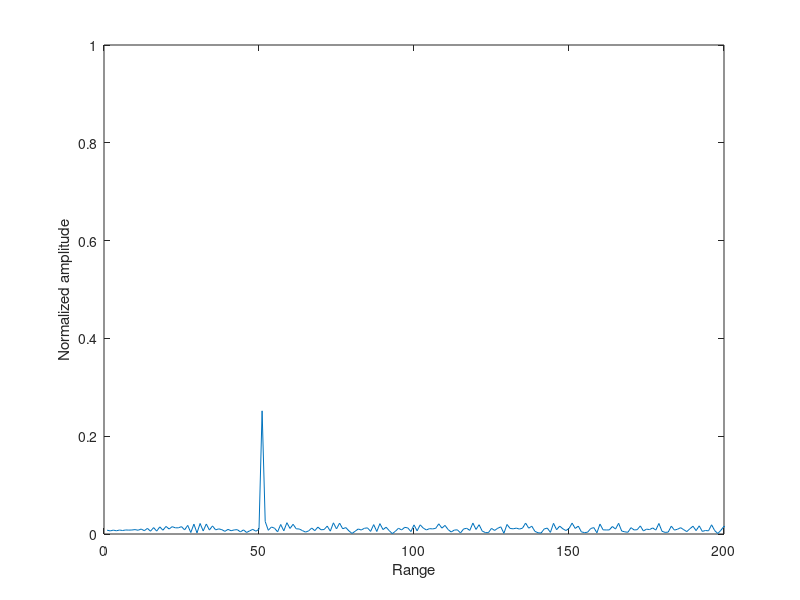
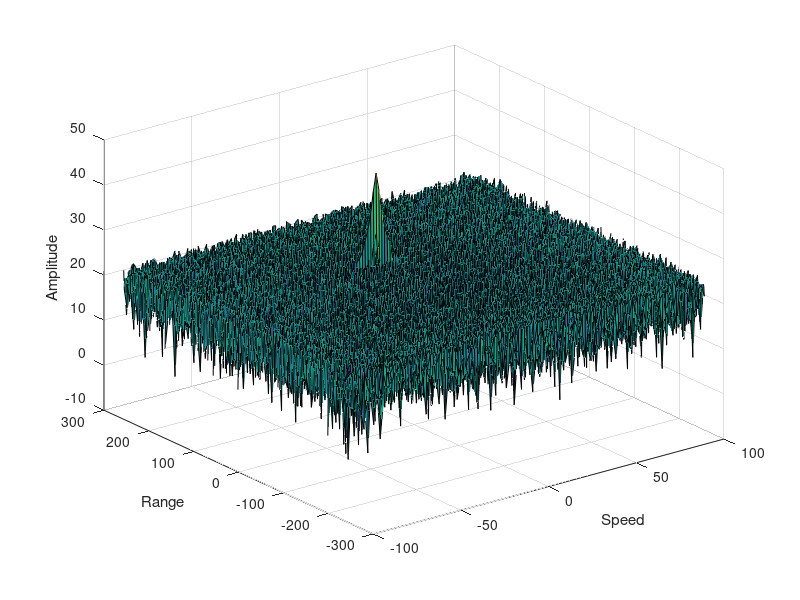
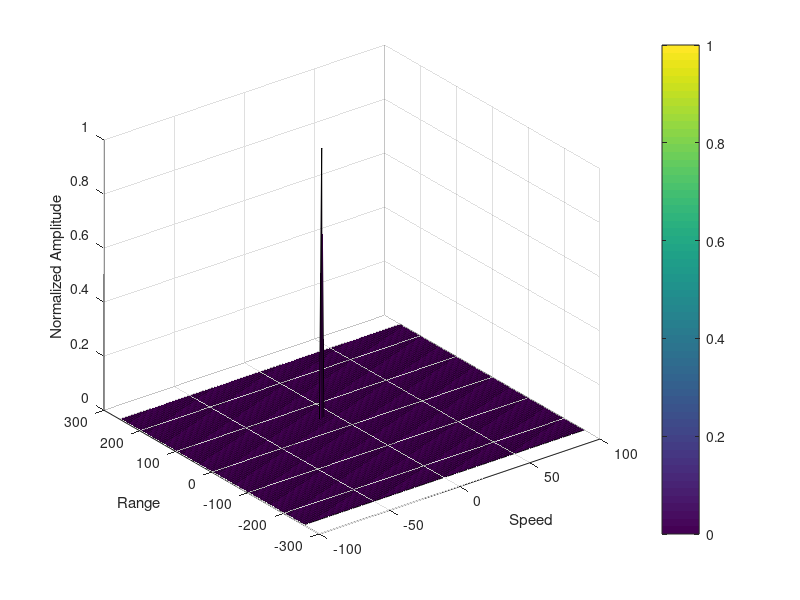

The MATLAB source for these figures, in order:
clc;

%% Radar Specifications 
%%%%%%%%%%%%%%%%%%%%%%%%%%%
% Frequency of operation = 77GHz
% Max Range = 200m
% Range Resolution = 1 m
% Max Velocity = 100 m/s
%%%%%%%%%%%%%%%%%%%%%%%%%%%

fc = 77e9;
radar_range_resolution = 1;
radar_range_max = 200;
radar_velocity_max = 70;
radar_velocity_resolution = 3;

%speed of light = 3e8
c = 3e8;



%% User Defined Range and Velocity of target
% *%TODO* :
% Define the target's initial position and velocity. 
% Note : Velocity remains contant.

target_range = 100;
target_velocity = -20;



%% FMCW Waveform Generation

% *%TODO* :
% Design the FMCW waveform by giving the specs of each of its parameters.
% Calculate the Bandwidth (B), Chirp Time (Tchirp)
% and Slope (slope) of the FMCW chirp using the requirements above.

B = c / (2 * radar_range_resolution);

t_sweep = 5.5;
Tchirp = t_sweep * 2 * (radar_range_max/c);
slope = B / Tchirp;
                                                          
% The number of chirps in one sequence.
% Its ideal to have 2^ value for the ease of running the FFT
% for Doppler Estimation. 
Nd = 128;               % #of doppler cells OR #of sent periods % number of chirps

%The number of samples on each chirp. 
Nr = 1024;              % for length of time OR # of range cells

% timestamp for running the displacement scenario for every sample on each chirp
t = linspace(0, Nd * Tchirp, Nr * Nd);      % total time for samples


% Creating the vectors for Tx, Rx and Mix based on the total samples input.
Tx = zeros(1, length(t));       % transmitted signal
Rx = zeros(1, length(t));       % received signal
Mix = zeros(1, length(t));      % beat signal


% Similar vectors for range_covered and time delay.
r_t = zeros(1, length(t));
td = zeros(1, length(t));


%% Signal generation and Moving Target simulation
% Running the radar scenario over the time. 

for i = 1:length(t)         
        
    % *%TODO* :
    % For each time stamp update the Range of the Target for constant velocity. 
    tau = (target_range + t(i) * target_velocity) / c;       % seconds

    % *%TODO* :
    % For each time sample
    % we need to update the transmitted and received signal. 
    Tx(i) = cos(2 * pi * (fc * t(i)         + slope * t(i)^2 / 2));
    Rx(i) = cos(2 * pi * (fc * (t(i) - tau) + slope * (t(i) - tau)^2 / 2));

    % *%TODO* :
    % Now by mixing the transmit and receive generate the beat signal.
    % This is done by element wise matrix multiplication 
    % of Transmit and Receiver Signal.
    Mix(i) = Tx(i) * Rx(i);
end



%% RANGE MEASUREMENT


% *%TODO* :
% Reshape the vector into Nr*Nd array.
% Nr and Nd here would also define the size of Range and Doppler FFT respectively.
beat = reshape(Mix, [Nr, Nd]);


% *%TODO* :
% Run the FFT on the beat signal along the range bins dimension (Nr) and normalize.
signal_fft = fft(beat, Nr) ./ Nr;


% *%TODO* :
% Take the absolute value of FFT output.
signal_fft = abs(signal_fft);


% *%TODO* :
% Output of FFT is double sided signal, but we are interested in only one side of the spectrum.
% Hence we throw out half of the samples.
signal_fft = signal_fft(1 : Nr/2 + 1);


% plotting the range
figure('Name','Range from First FFT')
plot(signal_fft); 
axis([0 200 0 1]);
xlabel('Range');
ylabel('Normalized amplitude');




%% RANGE DOPPLER RESPONSE
% The 2D FFT implementation is already provided here.
% This will run a 2DFFT on the mixed signal (beat signal) output 
% and generate a range doppler map.
% You will implement CFAR on the generated RDM.


% Range Doppler Map Generation.

% The output of the 2D FFT is an image 
% that has reponse in the range and doppler FFT bins.
% So, it is important to convert the axis from bin sizes
% to range and doppler based on their Max values.

Mix = reshape(Mix, [Nr, Nd]);

% 2D FFT using the FFT size for both dimensions.
sig_fft2 = fft2(Mix, Nr, Nd);

% Taking just one side of signal from Range dimension.
sig_fft2 = sig_fft2(1:(Nr/2), 1:Nd);
sig_fft2 = fftshift(sig_fft2);
RDM = abs(sig_fft2);
RDM = 10 * log10(RDM);

% Use the surf function to plot the output of 2DFFT 
% and to show axis in both dimensions.
doppler_axis = linspace(-100, 100, Nd);
range_axis = linspace(-200, 200, Nr/2) * ((Nr/2) / 400);
figure('Name', 'Range From FFT2');
surf(doppler_axis, range_axis, RDM);
xlabel('Speed');
ylabel('Range');
zlabel('Amplitude');




%% CFAR implementation

% Slide Window through the complete Range Doppler Map

% *%TODO* :
% Select the number of Training Cells in both the dimensions.
TC_range = 12;      
TC_doppler = 6;     


% *%TODO* :
% Select the number of Guard Cells in both dimensions around the Cell 
% under test (CUT) for accurate estimation.
GC_range = 6;       
GC_doppler = 4;     


% *%TODO* :
% Offset the threshold by SNR(signal-to-noise ratio) value in dB.
offset = 18;



% *%TODO* :
% Design a loop such that it slides the CUT across range doppler map
% by giving margins at the edges for training and Guard Cells.
% For every iteration sum the signal level within all the training cells.
% To sum convert the value from logarithmic to linear using db2pow function.
% Average the summed values for all of the training cells used.
% After averaging convert it back to logarithimic using pow2db.
% Further add the offset to it to determine the threshold. 
% Next, compare the signal under CUT with this threshold. 
% If the CUT level > threshold assign it a value of 1, else equate it to 0.

% Use RMD[x,y] as the matrix from the output of 2D FFT for implementing CFAR.

threshold_CFAR = zeros(size(RDM));
CFAR = zeros(size(threshold_CFAR));

num_GC = (2 * GC_range + 1) * (2 * GC_doppler + 1) - 1;
num_TC = (2 * TC_range + 2 * GC_range + 1) * (2 * TC_doppler + 2 * GC_doppler + 1) - num_GC - 1;


% Use CFAR[x,y] from the output of 2D FFT above for implementing CFAR
for range_index = TC_range + GC_range + 1 : Nr/2 - TC_range - GC_range
    for doppler_index = TC_doppler + GC_doppler + 1 : Nd - TC_doppler - GC_doppler
        % Populate all the elements in the window.
        mat_temp = RDM(range_index - TC_range - GC_range : range_index + TC_range + GC_range, ...
                       doppler_index - TC_doppler - GC_doppler : doppler_index + TC_doppler + GC_doppler);

        % Set all non-training cells to zero.
        mat_temp(TC_range + 1 : TC_range + GC_range, TC_doppler + 1 : TC_doppler + GC_doppler) = 0;

        % Convert from decibel to linear value.
        mat_temp = db2pow(mat_temp);

        % Calculate the TC_rangeaining mean.
        mean = sum(sum(mat_temp)) / num_TC;

        % Revert
        mean = pow2db(mean);

        % Use the offset to determine the SNR threshold.
        threshold_CFAR(range_index, doppler_index) = mean + offset;

        % Apply the threshold to the CUT.
        if RDM(range_index, doppler_index) > threshold_CFAR(range_index, doppler_index)
            CFAR(range_index, doppler_index) = 1;
        end
    end
end



% *%TODO* :
% The process above will generate a thresholded block, 
% which is smaller than the Range Doppler Map
% as the CUT cannot be located at the edges of matrix. 
% Hence, few cells will not be thresholded.
% To keep the map size same set those values to 0. 



% *%TODO* :
% Display the CFAR output using the Surf function 
% like we did for Range Doppler Response output.
figure('Name', 'replace this with output')
surf(doppler_axis, range_axis, CFAR);
colorbar;
xlabel('Speed');
ylabel('Range');
zlabel('Normalized Amplitude');